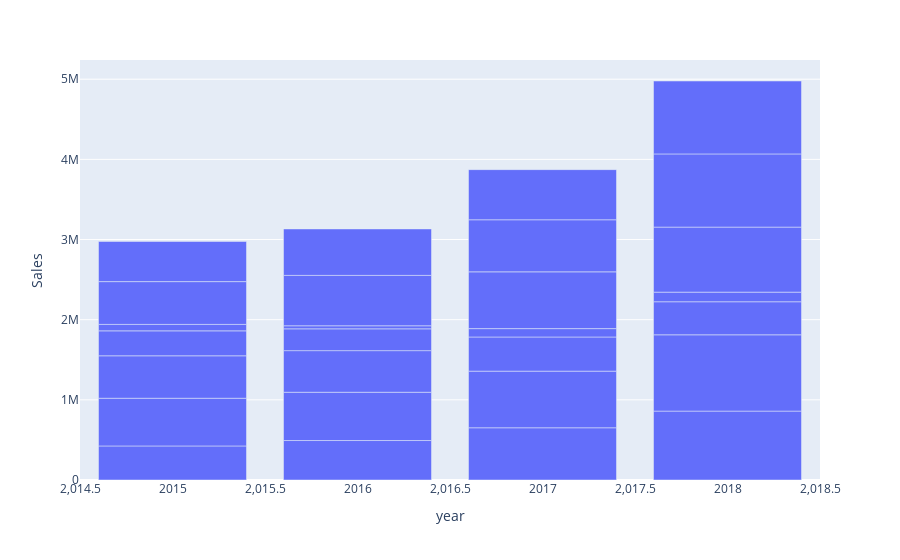

The notebook cell saved with this chart:
### Code cell
fig = px.bar(DTTdow,x='year',y ='Sales')
fig.show()

### Figure 1 — Plotly figure (JSON) as saved in the notebook; plotly's stock layout.template omitted (floating-point values rounded to 4 significant figures)
{"data": [{"alignmentgroup": "True", "hovertemplate": "year=%{x}<br>Sales=%{y}<extra></extra>", "legendgroup": "", "marker": {"color": "#636efa", "pattern": {"shape": ""}}, "name": "", "offsetgroup": "", "orientation": "v", "showlegend": false, "textposition": "auto", "type": "bar", "x": [2015, 2015, 2015, 2015, 2015, 2015, 2015, 2016, 2016, 2016, 2016, 2016, 2016, 2016, 2017, 2017, 2017, 2017, 2017, 2017, 2017, 2018, 2018, 2018, 2018, 2018, 2018, 2018], "xaxis": "x", "y": [424712, 595242, 529553, 311128, 80446, 533805, 500713, 492424, 602324, 519113, 271907, 38251, 628504, 579436, 651429, 706567, 426027, 104505, 708405, 649288, 625691, 859759, 951618, 412156, 120095, 811265, 912812, 909807], "yaxis": "y"}], "layout": {"barmode": "relative", "legend": {"tracegroupgap": 0}, "margin": {"t": 60}, "xaxis": {"anchor": "y", "domain": [0, 1], "title": {"text": "year"}}, "yaxis": {"anchor": "x", "domain": [0, 1], "title": {"text": "Sales"}}}}
